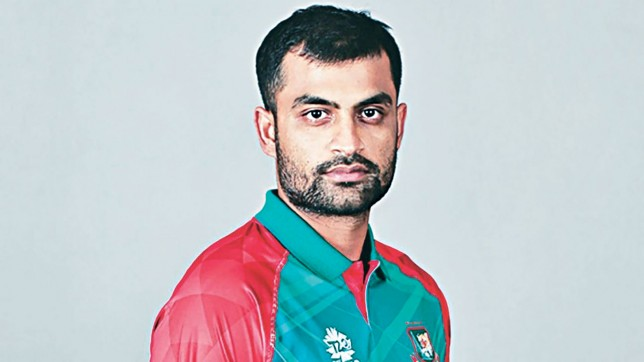
#> input picture Images/t.jpg, 644 x 362 px, found by its file name
$ python 'Canny Edge detection.py'
#> lines starting #> are read from the running program, lines starting #| are printed output that depends on the picture; after the words box and inside, x2 and y2 are one past the last pixel; in counts of white or black regions, pixels touching at a corner belong together
# -*- coding: utf-8 -*-
"""
Created on Wed Mar  3 14:01:15 2021

@author: Md.Abdullah
"""

from skimage import io
import matplotlib.pyplot as plt
from skimage.feature import canny
img=io.imread('J:\Digital-Image-Processing\Images/t.jpg',as_gray=True)
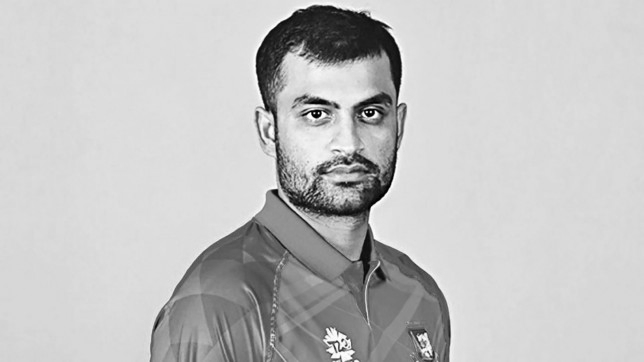
#> img: shape (362, 644) float64; min 0.00196, max 0.999, mean 0.764
plt.imshow(img)

# Canny edge detection
edge_canny=canny(img,sigma=3)
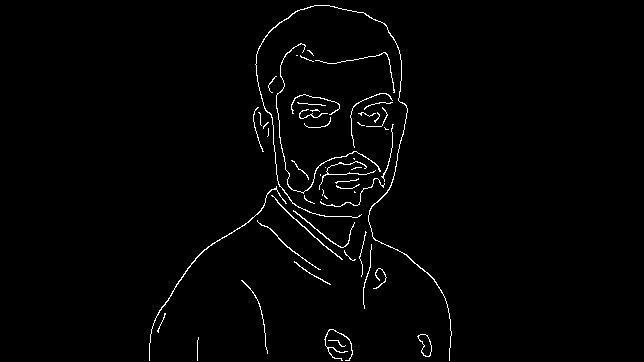
#> edge_canny: shape (362, 644) bool; 1.6% white in thin lines or dots, all inside (x1, y1, x2, y2) = (149, 5, 452, 361)
plt.imshow(edge_canny)

edge_canny=canny(img,sigma=7)
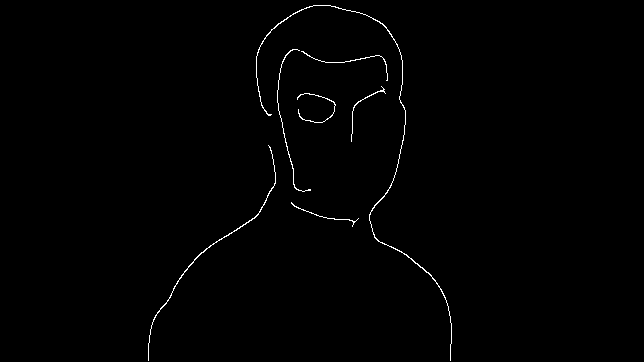
#> edge_canny: shape (362, 644) bool; 0.68% white in thin lines or dots, all inside (x1, y1, x2, y2) = (148, 5, 452, 361)
plt.imshow(edge_canny)

edge_canny=canny(img,sigma=1)
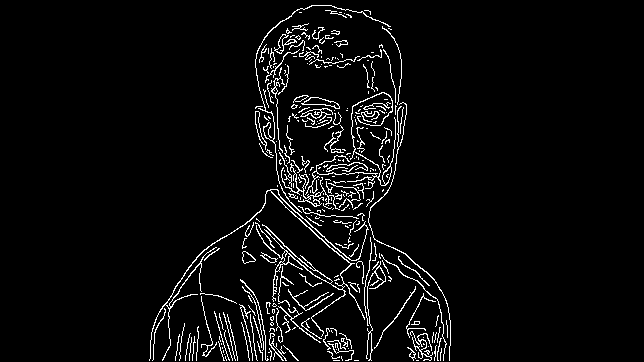
#> edge_canny: shape (362, 644) bool; 4.3% white in thin lines or dots, all inside (x1, y1, x2, y2) = (149, 5, 451, 361)
plt.imshow(edge_canny)
